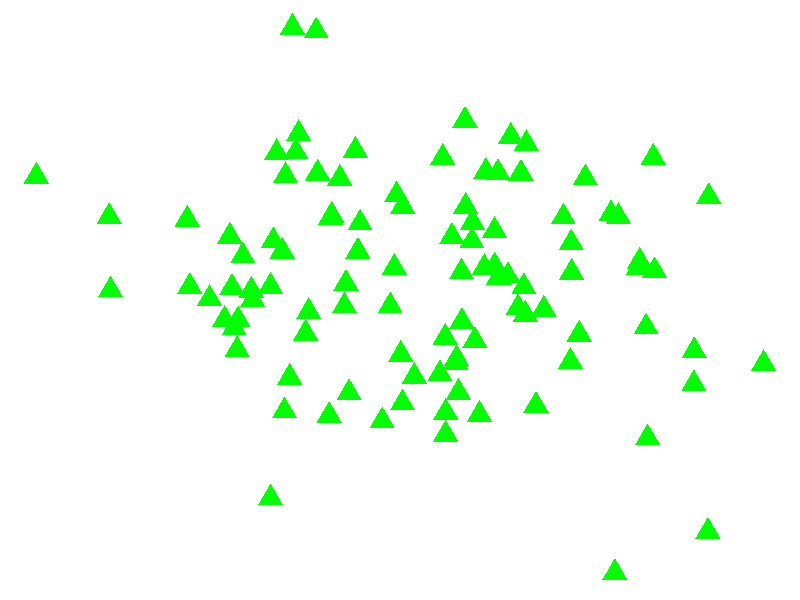
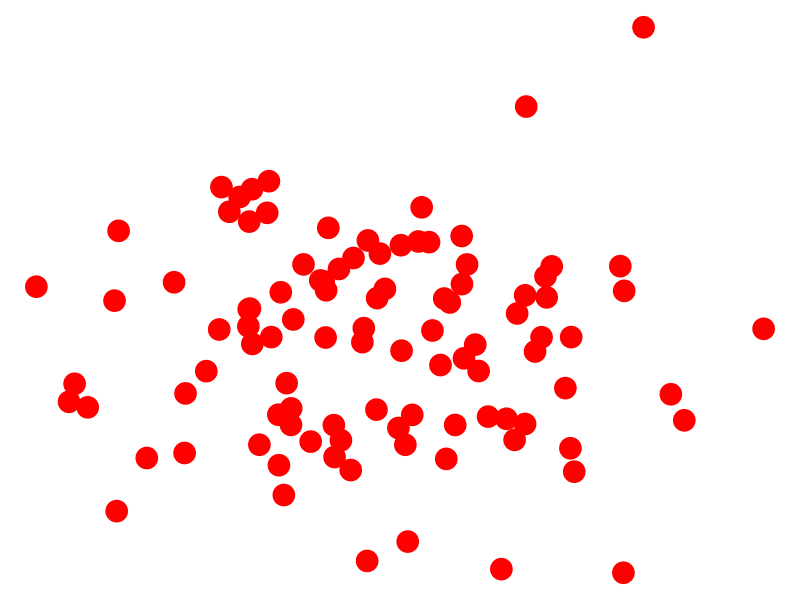

Generate these figures, in order, with R:
## ---- chunk 1
knitr::opts_chunk$set(echo = TRUE)
## ---- chunk 2
library(ggplot2)
make.art <- function(seed = NULL) {
  if (!is.null(seed)) {
    set.seed(seed)
  }
  shape <- sample(c("circle", "square", "triangle"), 1)
  color <- sample(c("red", "blue", "green"), 1)
  size <- sample(1:10, 1)
  x <- rnorm(100)
  y <- rnorm(100)
  
  ggplot() +
    geom_point(aes(x, y), shape = shape, color = color, size = size) +
    theme_void()
}
make.art() #test
make.art(seed = 101) #test
